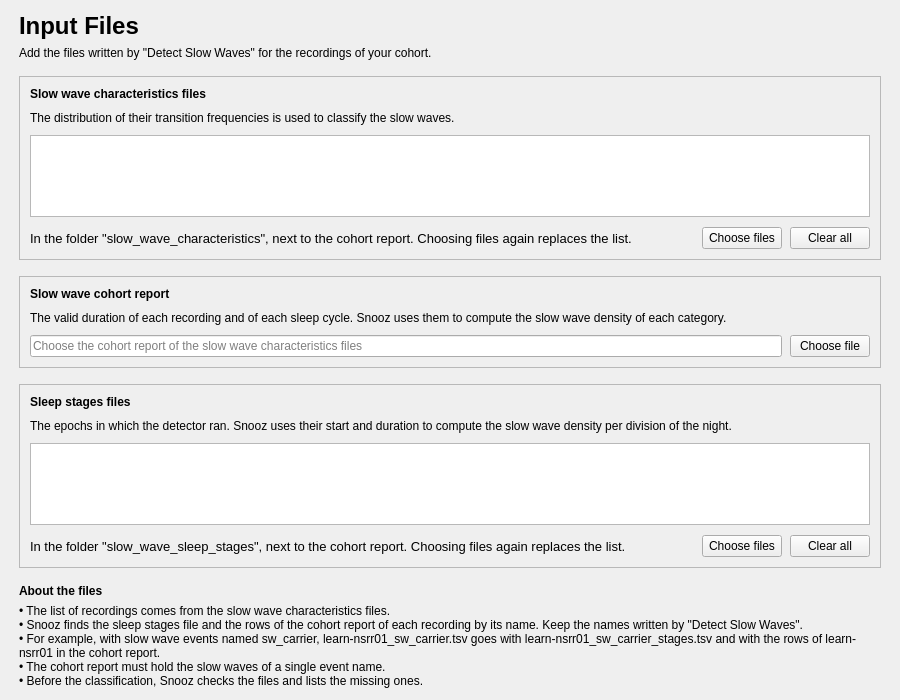
<?xml version="1.0" encoding="UTF-8"?>
<ui version="4.0">
 <class>InputFiles</class>
 <widget class="QWidget" name="InputFiles">
  <property name="geometry">
   <rect>
    <x>0</x>
    <y>0</y>
    <width>900</width>
    <height>700</height>
   </rect>
  </property>
  <property name="windowTitle">
   <string />
  </property>
  <layout class="QVBoxLayout" name="verticalLayout">
   <property name="spacing">
    <number>16</number>
   </property>
   <property name="leftMargin">
    <number>19</number>
   </property>
   <property name="topMargin">
    <number>12</number>
   </property>
   <property name="rightMargin">
    <number>19</number>
   </property>
   <property name="bottomMargin">
    <number>12</number>
   </property>
   <item>
    <layout class="QVBoxLayout" name="header_layout">
     <property name="spacing">
      <number>6</number>
     </property>
     <item>
      <widget class="QLabel" name="title_label">
       <property name="font">
        <font>
         <pointsize>18</pointsize>
         <bold>true</bold>
        </font>
       </property>
       <property name="text">
        <string>Input Files</string>
       </property>
      </widget>
     </item>
     <item>
      <widget class="QLabel" name="subtitle_label">
       <property name="text">
        <string>Add the files written by "Detect Slow Waves" for the recordings of your cohort.</string>
       </property>
       <property name="wordWrap">
        <bool>true</bool>
       </property>
       <property name="variant" stdset="0">
        <string notr="true">help</string>
       </property>
      </widget>
     </item>
    </layout>
   </item>
   <item>
    <widget class="QFrame" name="char_files_card">
     <property name="frameShape">
      <enum>QFrame::Shape::StyledPanel</enum>
     </property>
     <property name="frameShadow">
      <enum>QFrame::Shadow::Raised</enum>
     </property>
     <layout class="QVBoxLayout" name="char_files_card_layout">
      <property name="spacing">
       <number>10</number>
      </property>
      <property name="leftMargin">
       <number>10</number>
      </property>
      <property name="topMargin">
       <number>10</number>
      </property>
      <property name="rightMargin">
       <number>10</number>
      </property>
      <property name="bottomMargin">
       <number>10</number>
      </property>
      <item>
       <widget class="QLabel" name="char_files_title_label">
        <property name="font">
         <font>
          <bold>true</bold>
         </font>
        </property>
        <property name="text">
         <string>Slow wave characteristics files</string>
        </property>
       </widget>
      </item>
      <item>
       <widget class="QLabel" name="char_files_help_label">
        <property name="text">
         <string>The distribution of their transition frequencies is used to classify the slow waves.</string>
        </property>
        <property name="wordWrap">
         <bool>true</bool>
        </property>
        <property name="variant" stdset="0">
         <string notr="true">help</string>
        </property>
       </widget>
      </item>
      <item>
       <widget class="QTableWidget" name="tableWidget_char_files">
        <property name="textElideMode">
         <enum>Qt::TextElideMode::ElideMiddle</enum>
        </property>
        <property name="sizeAdjustPolicy">
         <enum>QAbstractScrollArea::SizeAdjustPolicy::AdjustToContents</enum>
        </property>
        <property name="editTriggers">
         <set>QAbstractItemView::EditTrigger::NoEditTriggers</set>
        </property>
       </widget>
      </item>
      <item>
       <layout class="QHBoxLayout" name="char_files_buttons_layout" stretch="1,0,0">
        <property name="spacing">
         <number>8</number>
        </property>
        <item>
         <widget class="QLabel" name="char_files_folder_label">
          <property name="font">
           <font>
            <pointsize>10</pointsize>
           </font>
          </property>
          <property name="text">
           <string>In the folder "slow_wave_characteristics", next to the cohort report. Choosing files again replaces the list.</string>
          </property>
          <property name="wordWrap">
           <bool>true</bool>
          </property>
          <property name="variant" stdset="0">
           <string notr="true">help</string>
          </property>
         </widget>
        </item>
        <item>
         <widget class="QPushButton" name="pushButton_choose">
          <property name="text">
           <string>Choose files</string>
          </property>
         </widget>
        </item>
        <item>
         <widget class="QPushButton" name="pushButton_clear">
          <property name="text">
           <string>Clear all</string>
          </property>
         </widget>
        </item>
       </layout>
      </item>
     </layout>
    </widget>
   </item>
   <item>
    <widget class="QFrame" name="cohort_card">
     <property name="frameShape">
      <enum>QFrame::Shape::StyledPanel</enum>
     </property>
     <property name="frameShadow">
      <enum>QFrame::Shadow::Raised</enum>
     </property>
     <layout class="QVBoxLayout" name="cohort_card_layout">
      <property name="spacing">
       <number>10</number>
      </property>
      <property name="leftMargin">
       <number>10</number>
      </property>
      <property name="topMargin">
       <number>10</number>
      </property>
      <property name="rightMargin">
       <number>10</number>
      </property>
      <property name="bottomMargin">
       <number>10</number>
      </property>
      <item>
       <widget class="QLabel" name="label_2">
        <property name="font">
         <font>
          <bold>true</bold>
         </font>
        </property>
        <property name="text">
         <string>Slow wave cohort report</string>
        </property>
       </widget>
      </item>
      <item>
       <widget class="QLabel" name="label_4">
        <property name="text">
         <string>The valid duration of each recording and of each sleep cycle. Snooz uses them to compute the slow wave density of each category.</string>
        </property>
        <property name="wordWrap">
         <bool>true</bool>
        </property>
        <property name="variant" stdset="0">
         <string notr="true">help</string>
        </property>
       </widget>
      </item>
      <item>
       <layout class="QHBoxLayout" name="cohort_file_layout">
        <property name="spacing">
         <number>8</number>
        </property>
        <item>
         <widget class="QLineEdit" name="lineEdit_cohort_file">
          <property name="placeholderText">
           <string>Choose the cohort report of the slow wave characteristics files</string>
          </property>
         </widget>
        </item>
        <item>
         <widget class="QPushButton" name="pushButton_choose_cohort">
          <property name="text">
           <string>Choose file</string>
          </property>
         </widget>
        </item>
       </layout>
      </item>
     </layout>
    </widget>
   </item>
   <item>
    <widget class="QFrame" name="stage_files_card">
     <property name="frameShape">
      <enum>QFrame::Shape::StyledPanel</enum>
     </property>
     <property name="frameShadow">
      <enum>QFrame::Shadow::Raised</enum>
     </property>
     <layout class="QVBoxLayout" name="stage_files_card_layout">
      <property name="spacing">
       <number>10</number>
      </property>
      <property name="leftMargin">
       <number>10</number>
      </property>
      <property name="topMargin">
       <number>10</number>
      </property>
      <property name="rightMargin">
       <number>10</number>
      </property>
      <property name="bottomMargin">
       <number>10</number>
      </property>
      <item>
       <widget class="QLabel" name="stage_files_title_label">
        <property name="font">
         <font>
          <bold>true</bold>
         </font>
        </property>
        <property name="text">
         <string>Sleep stages files</string>
        </property>
       </widget>
      </item>
      <item>
       <widget class="QLabel" name="stage_files_help_label">
        <property name="text">
         <string>The epochs in which the detector ran. Snooz uses their start and duration to compute the slow wave density per division of the night.</string>
        </property>
        <property name="wordWrap">
         <bool>true</bool>
        </property>
        <property name="variant" stdset="0">
         <string notr="true">help</string>
        </property>
       </widget>
      </item>
      <item>
       <widget class="QTableWidget" name="tableWidget_stage_files">
        <property name="textElideMode">
         <enum>Qt::TextElideMode::ElideMiddle</enum>
        </property>
        <property name="sizeAdjustPolicy">
         <enum>QAbstractScrollArea::SizeAdjustPolicy::AdjustToContents</enum>
        </property>
        <property name="editTriggers">
         <set>QAbstractItemView::EditTrigger::NoEditTriggers</set>
        </property>
       </widget>
      </item>
      <item>
       <layout class="QHBoxLayout" name="stage_files_buttons_layout" stretch="1,0,0">
        <property name="spacing">
         <number>8</number>
        </property>
        <item>
         <widget class="QLabel" name="stage_files_folder_label">
          <property name="font">
           <font>
            <pointsize>10</pointsize>
           </font>
          </property>
          <property name="text">
           <string>In the folder "slow_wave_sleep_stages", next to the cohort report. Choosing files again replaces the list.</string>
          </property>
          <property name="wordWrap">
           <bool>true</bool>
          </property>
          <property name="variant" stdset="0">
           <string notr="true">help</string>
          </property>
         </widget>
        </item>
        <item>
         <widget class="QPushButton" name="pushButton_choose_stage">
          <property name="text">
           <string>Choose files</string>
          </property>
         </widget>
        </item>
        <item>
         <widget class="QPushButton" name="pushButton_clear_stage">
          <property name="text">
           <string>Clear all</string>
          </property>
         </widget>
        </item>
       </layout>
      </item>
     </layout>
    </widget>
   </item>
   <item>
    <layout class="QVBoxLayout" name="about_files_layout">
     <property name="spacing">
      <number>6</number>
     </property>
     <item>
      <widget class="QLabel" name="about_files_title_label">
       <property name="font">
        <font>
         <bold>true</bold>
        </font>
       </property>
       <property name="text">
        <string>About the files</string>
       </property>
      </widget>
     </item>
     <item>
      <widget class="QLabel" name="about_files_label">
       <property name="text">
        <string>• The list of recordings comes from the slow wave characteristics files.&lt;br/&gt;• Snooz finds the sleep stages file and the rows of the cohort report of each recording by its name. Keep the names written by "Detect Slow Waves".&lt;br/&gt;• For example, with slow wave events named sw_carrier, learn-nsrr01_sw_carrier.tsv goes with learn-nsrr01_sw_carrier_stages.tsv and with the rows of learn-nsrr01 in the cohort report.&lt;br/&gt;• The cohort report must hold the slow waves of a single event name.&lt;br/&gt;• Before the classification, Snooz checks the files and lists the missing ones.</string>
       </property>
       <property name="textFormat">
        <enum>Qt::TextFormat::RichText</enum>
       </property>
       <property name="wordWrap">
        <bool>true</bool>
       </property>
       <property name="variant" stdset="0">
        <string notr="true">help</string>
       </property>
      </widget>
     </item>
    </layout>
   </item>
  </layout>
 </widget>
 <resources>
  <include location="../../../../../snooz-toolbox/src/main/python/ui/themes/themes.qrc" />
 </resources>
 <connections>
  <connection>
   <sender>pushButton_clear</sender>
   <signal>clicked()</signal>
   <receiver>InputFiles</receiver>
   <slot>clear_slot()</slot>
   <hints>
    <hint type="sourcelabel">
     <x>489</x>
     <y>699</y>
    </hint>
    <hint type="destinationlabel">
     <x>167</x>
     <y>176</y>
    </hint>
   </hints>
  </connection>
  <connection>
   <sender>pushButton_choose</sender>
   <signal>clicked()</signal>
   <receiver>InputFiles</receiver>
   <slot>choose_slot()</slot>
   <hints>
    <hint type="sourcelabel">
     <x>221</x>
     <y>699</y>
    </hint>
    <hint type="destinationlabel">
     <x>356</x>
     <y>360</y>
    </hint>
   </hints>
  </connection>
  <connection>
   <sender>pushButton_choose_cohort</sender>
   <signal>clicked()</signal>
   <receiver>InputFiles</receiver>
   <slot>choose_cohort_slot()</slot>
   <hints>
    <hint type="sourcelabel">
     <x>470</x>
     <y>394</y>
    </hint>
    <hint type="destinationlabel">
     <x>389</x>
     <y>268</y>
    </hint>
   </hints>
  </connection>
  <connection>
   <sender>pushButton_choose_stage</sender>
   <signal>clicked()</signal>
   <receiver>InputFiles</receiver>
   <slot>choose_stage_slot()</slot>
   <hints>
    <hint type="sourcelabel">
     <x>58</x>
     <y>572</y>
    </hint>
    <hint type="destinationlabel">
     <x>440</x>
     <y>332</y>
    </hint>
   </hints>
  </connection>
  <connection>
   <sender>pushButton_clear_stage</sender>
   <signal>clicked()</signal>
   <receiver>InputFiles</receiver>
   <slot>clear_stage_slot()</slot>
   <hints>
    <hint type="sourcelabel">
     <x>139</x>
     <y>572</y>
    </hint>
    <hint type="destinationlabel">
     <x>440</x>
     <y>332</y>
    </hint>
   </hints>
  </connection>
 </connections>
 <slots>
  <slot>choose_slot()</slot>
  <slot>clear_slot()</slot>
  <slot>choose_cohort_slot()</slot>
  <slot>choose_stage_slot()</slot>
  <slot>clear_stage_slot()</slot>
 </slots>
</ui>
